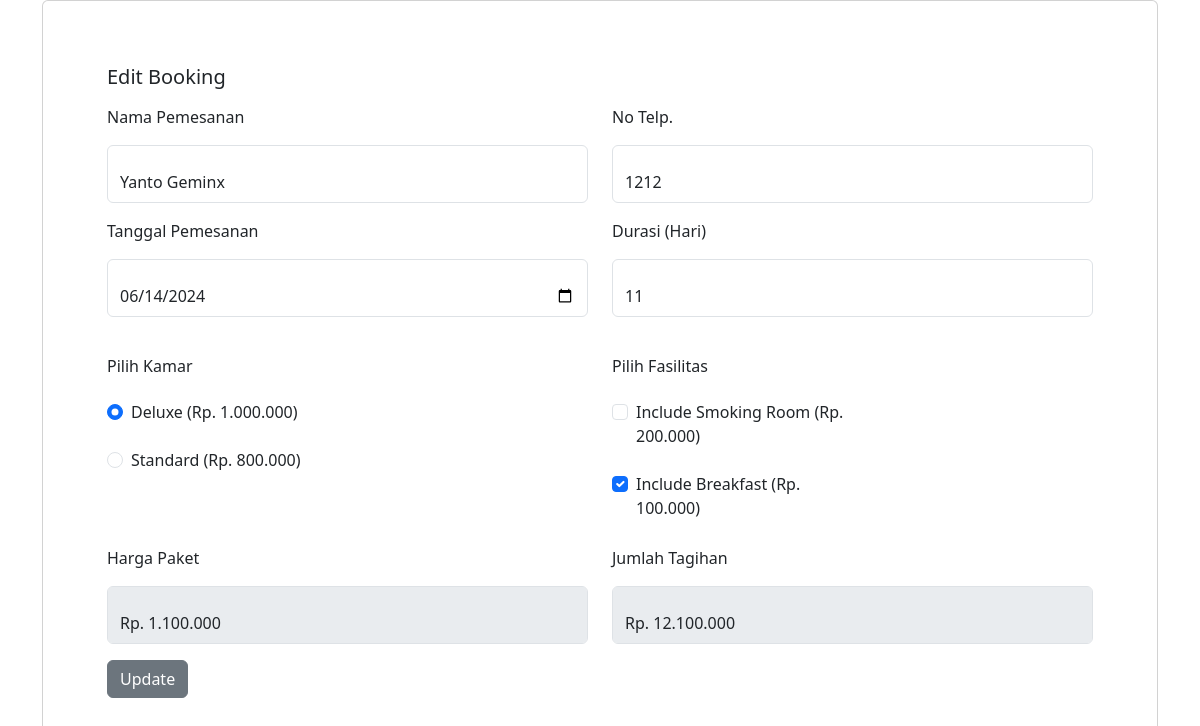
The app's page /editPesan.php?id=10 with its own data.
### tables this page shows
CREATE TABLE `bookings` (
  `id` bigint UNSIGNED NOT NULL,
  `nama` varchar(255) NOT NULL,
  `notelp` varchar(255) NOT NULL,
  `tanggal` date NOT NULL,
  `durasi` int NOT NULL,
  `tipe_kamar` varchar(255) NOT NULL,
  `smoking_room` tinyint(1) NOT NULL DEFAULT '0',
  `breakfast` tinyint(1) NOT NULL DEFAULT '0',
  `harga_paket` decimal(10,2) NOT NULL,
  `jumlah_tagihan` decimal(10,2) NOT NULL,
  `created_at` timestamp NULL DEFAULT NULL,
  `updated_at` timestamp NULL DEFAULT NULL
);

### editPesan.php (the view, shortened to what this page needs)
<?php
include 'koneksi.php';
if (isset($_GET['id'])) {
	$id = $_GET['id'];
	$stmt = $conn->prepare("SELECT * FROM bookings WHERE id = ?");
	$stmt->bind_param("i", $id);
	$stmt->execute();
	$result = $stmt->get_result();
	$booking = $result->fetch_assoc();
} else {
	echo "Invalid request.";
	exit();
}
?>
<!doctype html>
<html lang="en">
<head>
	<link href="https://cdn.jsdelivr.net/npm/bootstrap@5.3.3/dist/css/bootstrap.min.css" rel="stylesheet">
</head>
<body>
	<div class="container">
		<div class="card px-5 py-5">
			<div class="card-body">
				<h5 class="mb-3">Edit Booking</h5>
				<form method="POST" action="update_booking.php" enctype="multipart/form-data">
					<div class="row">
						<div class="col-md-6">
							<p>Nama Pemesanan</p>
							<div class="form-floating mb-3">
								<input type="text" class="form-control" id="nama" name="nama" value="<?php echo $booking['nama']; ?>">
							</div>
						</div>
						<div class="col-md-6">
							<p>No Telp.</p>
							<div class="form-floating mb-3">
								<input type="number" class="form-control" id="notelp" name="notelp" value="<?php echo $booking['notelp']; ?>">
							</div>
						</div>
						<div class="col-md-6">
							<p>Tanggal Pemesanan</p>
							<div class="form-floating mb-3">
								<input type="date" class="form-control" id="tanggal" name="tanggal" value="<?php echo $booking['tanggal']; ?>">
							</div>
						</div>
						<div class="col-md-6">
							<p>Durasi (Hari)</p>
							<div class="form-floating mb-3">
								<input type="number" class="form-control" id="durasi" name="durasi" value="<?php echo $booking['durasi']; ?>">
							</div>
						</div>
					</div>
					<div class="col-md-12">
						<div class="row">
							<div class="col mt-4">
								<h6>Pilih Kamar</h6>
								<div class="col-md-6 mt-4">
									<div class="form-check">
										<input type="radio" id="deluxe" name="tipe_kamar" class="form-check-input" value="1000000" <?php if ($booking['tipe_kamar'] == '1000000') echo 'checked'; ?>>
										<label class="form-check-label" for="deluxe">
											<span class="d-none d-md-block">Deluxe (Rp. 1.000.000)</span>
										</label>
									</div>
								</div>
								<div class="col-md-6 mt-4">
									<div class="form-check">
										<input type="radio" id="standard" name="tipe_kamar" class="form-check-input" value="800000" <?php if ($booking['tipe_kamar'] == '800000') echo 'checked'; ?>>
										<label class="form-check-label" for="standard">
											<span class="d-none d-md-block">Standard (Rp. 800.000)</span>
										</label>
									</div>
								</div>
							</div>
							<div class="col mt-4">
								<h6>Pilih Fasilitas</h6>
								<div class="col-md-6 mt-4">
									<div class="form-check">
										<input class="form-check-input" type="checkbox" value="200000" id="smoking_room" name="smoking_room" <?php if ($booking['smoking_room']) echo 'checked'; ?>>
										<label class="form-check-label" for="smoking_room">
											Include Smoking Room (Rp. 200.000)
										</label>
									</div>
								</div>
								<div class="col-md-6 mt-4">
									<div class="form-check">
										<input class="form-check-input" type="checkbox" value="100000" id="breakfast" name="breakfast" <?php if ($booking['breakfast']) echo 'checked'; ?>>
										<label class="form-check-label" for="breakfast">
											Include Breakfast (Rp. 100.000)
										</label>
									</div>
								</div>
							</div>
						</div>
					</div>
					<div class="row">
						<div class="col-md-6 mt-4">
							<p>Harga Paket</p>
							<div class="form-floating mb-3">
								<input type="text" disabled class="form-control" id="hargapaket" name="harga_paket">
							</div>
						</div>
						<div class="col-md-6 mt-4">
							<p>Jumlah Tagihan</p>
							<div class="form-floating mb-3">
								<input type="text" disabled class="form-control" id="jumlahtagihan" name="jumlah_tagihan">
							</div>
						</div>
					</div>
					<div class="col-md-12">
						<button class="btn btn-secondary" type="submit">Update</button>
					</div>
				</form>
			</div>
		</div>
	</div>
</body>
</html>

### records on screen
bookings: nama "Yanto Geminx", notelp "1212", tanggal "06/14/2024", durasi "11", tipe_kamar "☑ Deluxe (Rp. 1.000.000)", tipe_kamar "☐ Standard (Rp. 800.000)", breakfast "☑"
